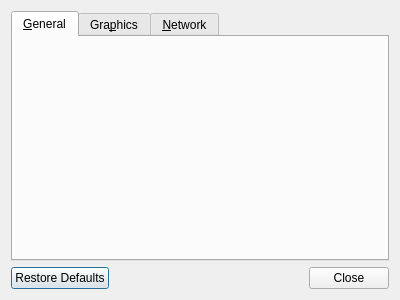
<ui version="4.0" >
 <class>PrefsForm</class>
 <widget class="QDialog" name="PrefsForm" >
  <property name="windowModality" >
   <enum>Qt::WindowModal</enum>
  </property>
  <property name="geometry" >
   <rect>
    <x>0</x>
    <y>0</y>
    <width>400</width>
    <height>300</height>
   </rect>
  </property>
  <property name="windowTitle" >
   <string>Dialog</string>
  </property>
  <property name="sizeGripEnabled" >
   <bool>false</bool>
  </property>
  <property name="modal" >
   <bool>true</bool>
  </property>
  <layout class="QVBoxLayout" name="verticalLayout" >
   <item>
    <widget class="QTabWidget" name="tabView" >
     <property name="currentIndex" >
      <number>0</number>
     </property>
     <widget class="QWidget" name="genericTab" >
      <attribute name="title" >
       <string>&amp;General</string>
      </attribute>
     </widget>
     <widget class="QWidget" name="graphicsTab" >
      <attribute name="title" >
       <string>Gra&amp;phics</string>
      </attribute>
      <widget class="QSlider" name="horizontalSlider" >
       <property name="geometry" >
        <rect>
         <x>10</x>
         <y>30</y>
         <width>360</width>
         <height>16</height>
        </rect>
       </property>
       <property name="sizePolicy" >
        <sizepolicy vsizetype="Fixed" hsizetype="Expanding" >
         <horstretch>0</horstretch>
         <verstretch>0</verstretch>
        </sizepolicy>
       </property>
       <property name="minimum" >
        <number>20</number>
       </property>
       <property name="maximum" >
        <number>2000</number>
       </property>
       <property name="singleStep" >
        <number>10</number>
       </property>
       <property name="orientation" >
        <enum>Qt::Horizontal</enum>
       </property>
      </widget>
      <widget class="QLabel" name="label" >
       <property name="geometry" >
        <rect>
         <x>9</x>
         <y>9</y>
         <width>360</width>
         <height>21</height>
        </rect>
       </property>
       <property name="text" >
        <string>Maximum Camera Distance</string>
       </property>
      </widget>
     </widget>
     <widget class="QWidget" name="networkTab" >
      <attribute name="title" >
       <string>&amp;Network</string>
      </attribute>
     </widget>
    </widget>
   </item>
   <item>
    <widget class="QDialogButtonBox" name="buttonBox" >
     <property name="orientation" >
      <enum>Qt::Horizontal</enum>
     </property>
     <property name="standardButtons" >
      <set>QDialogButtonBox::Close|QDialogButtonBox::RestoreDefaults</set>
     </property>
     <property name="centerButtons" >
      <bool>false</bool>
     </property>
    </widget>
   </item>
  </layout>
 </widget>
 <resources/>
 <connections>
  <connection>
   <sender>buttonBox</sender>
   <signal>clicked(QAbstractButton*)</signal>
   <receiver>PrefsForm</receiver>
   <slot>close()</slot>
   <hints>
    <hint type="sourcelabel" >
     <x>199</x>
     <y>274</y>
    </hint>
    <hint type="destinationlabel" >
     <x>199</x>
     <y>149</y>
    </hint>
   </hints>
  </connection>
 </connections>
</ui>
